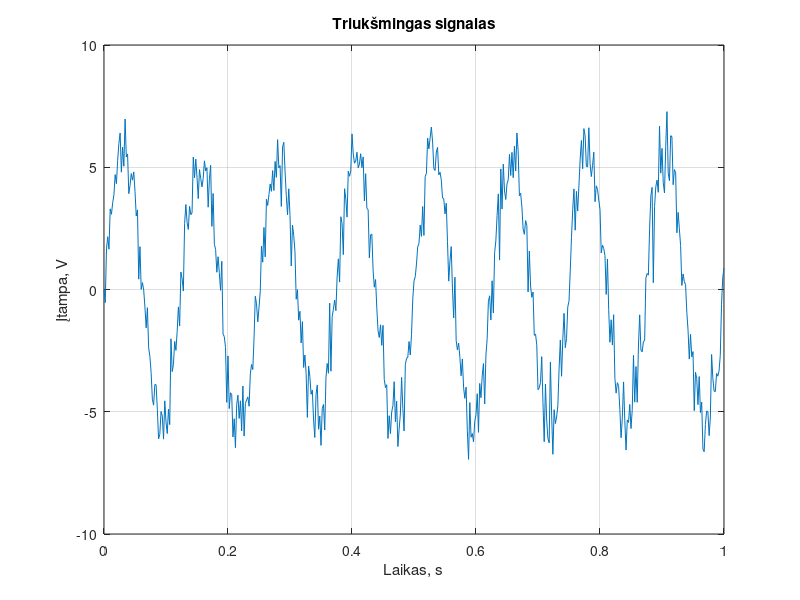

Source code (MATLAB): (Note: this script raises an error after producing the figure.)
clc;
clear;
close all;

% 20 variantas pagrindine užduotis




v1 = 10:-1:-15;


v2 = log2(v1);


v3 = v1 ./ v2;


v3_stulpelis = v3.';

disp('1 užduotis - galutinis vektorius:');
disp(v3_stulpelis);



Cm1 = [pi/2, pi/2, 3*pi/2];

Cm2 = [-1 1];

Cm3 = [-3 -1 -5];





suma1 = sum(Cm1);
suma2 = sum(Cm2);
suma3 = sum(Cm3);

disp(' ');
disp('2 užduotis - matricų eilučių sumos:');
disp(['Cm1 eilutės suma = ', num2str(suma1)]);
disp(['Cm2 eilutės suma = ', num2str(suma2)]);
disp(['Cm3 eilutės suma = ', num2str(suma3)]);




A = 5.5;       
f = 8;         
sigma = 0.8;
U1 = 3.5;      
U2 = 1.5;      


t = 0:0.002:1;


s = A * sin(2*pi*f*t);


n = sigma * randn(size(t));


sn = s + n;




atrinktos_U1 = sn(sn > U1);

disp(' ');
disp('3a užduotis - reikšmės, viršijančios U1:');
disp(atrinktos_U1);




filtruotas = sn;

filtruotas(abs(filtruotas) < U2) = 0;

disp(' ');
disp('3b užduotis - filtruotas signalas:');
disp(filtruotas);



nefiltruoto_dydis = length(sn);

disp(' ');
disp('3c užduotis:');
disp(['Nefiltruoto signalo dydis = ', num2str(nefiltruoto_dydis)]);




atrinktu_dydis = length(atrinktos_U1);

disp(' ');
disp('3d užduotis:');
disp(['Atrinktų reikšmių dydis = ', num2str(atrinktu_dydis)]);




didziausia = max(filtruotas);
maziausia = min(filtruotas);

disp(' ');
disp('3e užduotis:');
disp(['Didžiausia filtruoto signalo įtampa = ', ...
    num2str(didziausia), ' V']);

disp(['Mažiausia filtruoto signalo įtampa = ', ...
    num2str(maziausia), ' V']);



figure;

plot(t, sn);
grid on;

xlabel('Laikas, s');
ylabel('Įtampa, V');
title('Triukšmingas signalas');


%Papildoma


A = input('Įveskite 12 elementų vektorių A: ');

B = A(10:end);
B = [B A(1:9)];


disp('vektorius B yra:');
disp(B);
